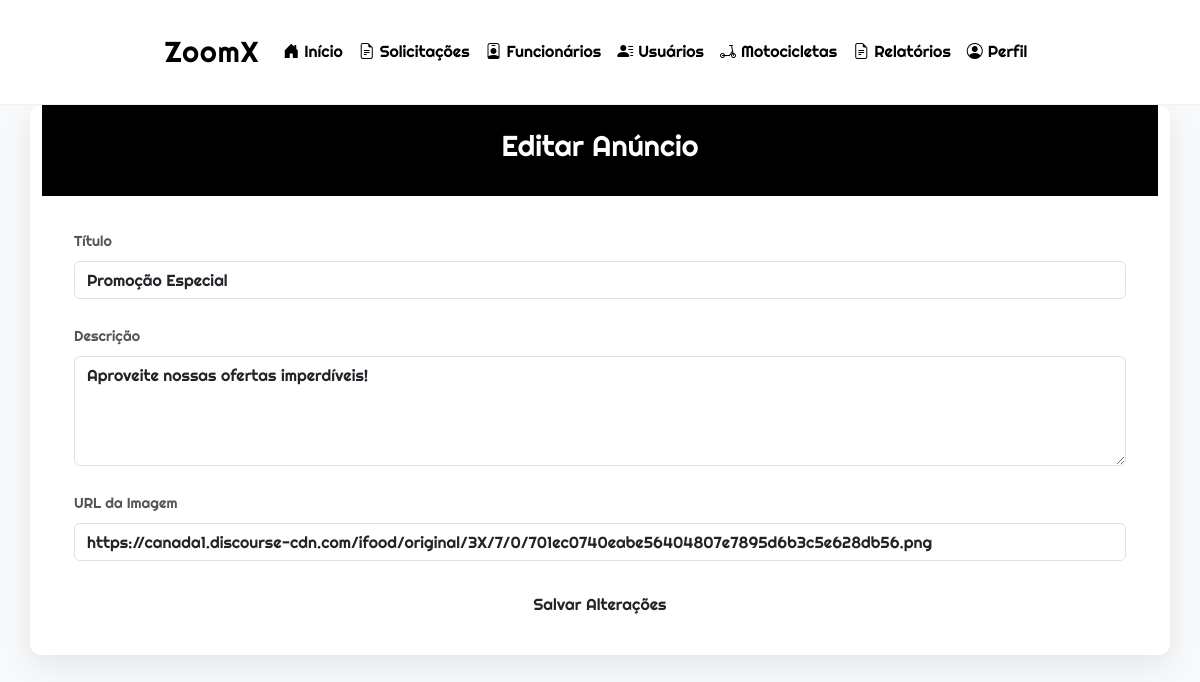
The page /admin/anuncios/editar_anuncio.php?id=1 (signed in) on the database its author committed.
### tables this page shows
CREATE TABLE `anuncios` (
  `anu_codigo` int(11) NOT NULL,
  `anu_titulo` varchar(255) NOT NULL,
  `anu_foto` varchar(255) NOT NULL,
  `anu_descricao` text DEFAULT NULL
);

### admin/anuncios/editar_anuncio.php (the view, shortened to what this page needs)
<?php
$conexao = conexao::getInstance();
$id = filter_input(INPUT_GET, 'id', FILTER_SANITIZE_NUMBER_INT);
$sql = 'SELECT * FROM anuncios WHERE anu_codigo = :id';
$stmt = $conexao->prepare($sql);
$stmt->bindValue(':id', $id, PDO::PARAM_INT);
$stmt->execute();
$anuncio = $stmt->fetch(PDO::FETCH_ASSOC);
?>
<!DOCTYPE html>
<html lang="pt-BR">
<head>
</head>
<body>
    <?php include '../../components/header_admin.php'; ?>
<div class="container">
    <div class="header">
        <h1>Editar Anúncio</h1>
    </div>
    <form class="form" action="../../actions/actionanuncio.php" method="POST">
        <div class="form-group">
            <label for="titulo">Título</label>
            <input type="text" id="titulo" name="titulo" class="form-control" value="<?= htmlspecialchars($anuncio['anu_titulo']) ?>" required>
        </div>
        <div class="form-group">
            <label for="descricao">Descrição</label>
            <textarea id="descricao" name="descricao" rows="4" class="form-control" required><?= htmlspecialchars($anuncio['anu_descricao']) ?></textarea>
        </div>
        <div class="form-group">
            <label for="imagem">URL da Imagem</label>
            <input type="text" id="foto" name="foto" class="form-control" value="<?= htmlspecialchars($anuncio['anu_foto']) ?>">
        </div>
        <button type="submit" class="btn">Salvar Alterações</button>
    </form>
</div>
</body>
</html>

### admin/anuncios/editar_anuncio.php (style rules this page uses)
:root { --bg: #f0f0f0; --text: #000; --card: #fff; --border: #ddd; }
* { margin: 0; padding: 0; box-sizing: border-box; }
body { font-family: 'Righteous', sans-serif; background-color: var(--bg); color: var(--text); }
.container { max-width: 700px; margin: 0 auto; background-color: var(--card); border-radius: 12px; box-shadow: 0 10px 30px rgba(0, 0, 0, 0.08); overflow: hidden; }
.header { background-color: var(--text); color: #fff; padding: 1.5rem; text-align: center; }
.header h1 { font-size: 1.8rem; }
.form { padding: 2rem; }
.form-group { margin-bottom: 1.5rem; }
label { display: block; margin-bottom: 0.5rem; font-size: 0.9rem; color: #555; }
.form-control { width: 100%; padding: 0.9rem; border: 1px solid var(--border); border-radius: 8px; font-size: 1rem; font-family: 'Righteous', sans-serif; transition: border-color 0.3s ease; }
.btn { display: block; width: 100%; padding: 1rem; background-color: var(--text); color: #fff; font-size: 1.1rem; border: none; border-radius: 8px; cursor: pointer; transition: background-color 0.3s ease; }

### components/header_admin.php (style rules this page uses)
:root { --primary: #000; --secondary: #fff; --accent: #007bff; --light-bg: #f8f9fa; }
body { font-family: 'Righteous', sans-serif; background-color: var(--light-bg); color: var(--primary); line-height: 1.6; }

### rows shown on the page
anuncios: titulo "Promoção Especial", descricao "Aproveite nossas ofertas imperdíveis!", foto "https://canada1.discourse-cdn.com/ifood/original/3X/7/0/701ec0740eabe56404807e7895d6b3c5e628db56.png"
